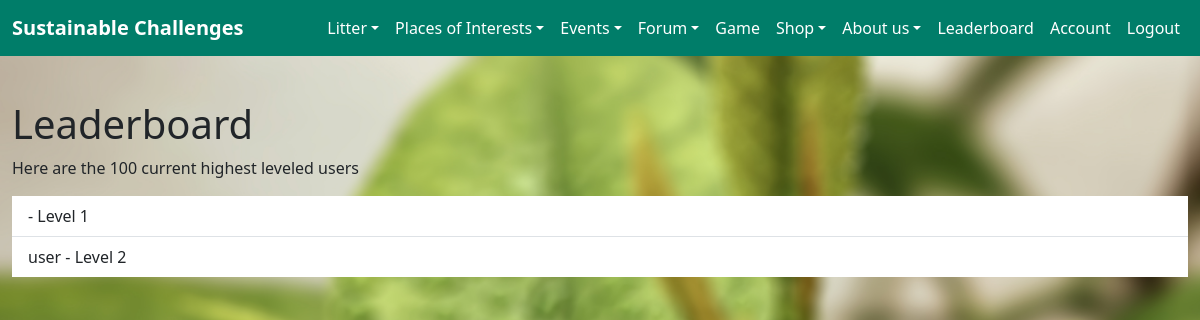
Page /leaderboard/ (signed in) on the earlier database version.
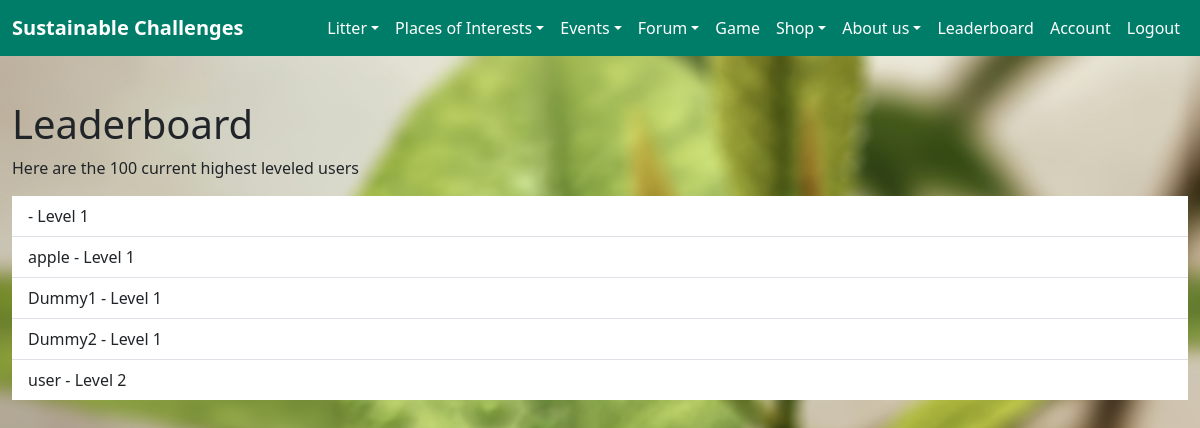
Same page on the later database version.
### authuser/models.py (models this page shows, shortened)
class User(AbstractBaseUser, PermissionsMixin):
    email = models.EmailField(unique=True)
    username = models.CharField(max_length=30, unique=True, default="")
    first_name = models.CharField(max_length=30, default="")
    last_name = models.CharField(max_length=30, default="")
    points = models.IntegerField(default=0)
    level = models.IntegerField(default=1)
    tasks_till_next = models.IntegerField(default=1)
    GAME_MANAGER = None
    is_active = models.BooleanField(default=True)
    is_superuser = models.BooleanField(default=False)
    is_staff = models.BooleanField(default=False)
    date_joined = models.DateTimeField(default=timezone.now)
    last_login = models.DateTimeField(blank=True, null=True)
    objects = CustomUserManager()
    USERNAME_FIELD = 'email'
    EMAIL_FIELD = 'email'
    REQUIRED_FIELDS = []
    groups = models.ManyToManyField(
        'auth.Group',
        related_name='user_groups',
        blank=True,
        verbose_name='groups',
        help_text='The groups this user belongs to. A user will get all permissions granted to these groups.',
    )
    user_permissions = models.ManyToManyField(
        'auth.Permission',
        related_name='user_permissions',
        blank=True,
        verbose_name='user permissions',
        help_text='Specific permissions for this user.',
        related_query_name='user',
    )
    class Meta:
        verbose_name = 'User'
        verbose_name_plural = 'Users'

### leaderboard/views.py (the view)
# urls.py: path("", views.leaderboard, name="leaderboard")
def leaderboard(request):
    users = User.objects.order_by("level")[:100]
    return render(request, 'leaderboard.html', {"users": users,
                                                "is_staff": request.user.is_staff})

### leaderboard/templates/leaderboard.html
{% extends 'home/base.html'%}
{%block content%}
{% load static %}
{% if users %}
<h1>Leaderboard</h1>
<p>Here are the 100 current highest leveled users</p>
<ul class="list-group list-group-flush">
    {%for user in users%}
        <li class="list-group-item">{{ user.username }} - Level {{ user.level }}</li>
    {% endfor %}
</ul>
{% else %}
    <p>No Users can be found</p>
{% endif %}
{%endblock%}

### home/templates/home/base.html (shortened to what this page needs)
<html lang - "en">
<head>
    {% block head %}
    <link href="https://cdn.jsdelivr.net/npm/bootstrap@5.3.0-alpha1/dist/css/bootstrap.min.css" rel="stylesheet"
>
    {% load static %}
    <link rel="stylesheet" href="{% static 'style.css' %}" />
    {% endblock %}
</head>
<body style="background-color: #007d69; padding-top: 100px;">
    <div class="container-fluid">
        <nav class="navbar fixed-top navbar-expand-lg navbar-dark" style="background-color: #007d69">
            <div class="container-fluid">
                <a class="navbar-brand fw-bold" href="/">Sustainable Challenges</a>
                <div class="collapse navbar-collapse" id="navbarSupportedContent">
                    <ul class="navbar-nav  ms-auto mb-2 mb-lg-0">
                        {% if request.user.is_authenticated %}
                        <li class="nav-item dropdown">
                            <a class="nav-link dropdown-toggle" href="" id="navbarDarkDropdownMenuLink" role="button"
                                data-bs-toggle="dropdown" aria-expanded="false">Litter</a>
                        </li>
                        <li class="nav-item dropdown">
                            <a class="nav-link dropdown-toggle" href="#" id="studySpaceDropdown" role="button"
                                data-bs-toggle="dropdown" aria-expanded="false">Places of Interests</a>
                        </li>
                        <li class="nav-item dropdown">
                            <a class="nav-link dropdown-toggle" href="#" id="studySpaceDropdown" role="button"
                                data-bs-toggle="dropdown" aria-expanded="false">Events</a>
                        </li>
                        <li class="nav-item dropdown">
                            <a class="nav-link dropdown-toggle" href="" id="navbarDarkDropdownMenuLink" role="button"
                                data-bs-toggle="dropdown" aria-expanded="false">Forum</a>
                        </li>
                        <li class="nav-item">
                            <a class="nav-link" href="{% url 'game:game' %}">Game</a>
                        </li>
                        <li class="nav-item dropdown">
                            <a class="nav-link dropdown-toggle" href="#" id="shopRaffleDropdown" role="button"
                                data-bs-toggle="dropdown" aria-expanded="false">Shop</a>
                        </li>
                        <li class="nav-item dropdown">
                            <a class="nav-link dropdown-toggle" href="" id="navbarDarkDropdownMenuLink" role="button"
                                data-bs-toggle="dropdown" aria-expanded="false">About us</a>
                        </li>
                        <li class="nav-item">
                            <a class="nav-link" href="{% url 'leaderboard:leaderboard' %}">Leaderboard</a>
                        </li>
                        {% if is_staff %}
                        <li class="nav-item">
                            <a class="nav-link" href="{% url 'account:admin_account' %}">Account</a>
                        </li>
                        {% else %}
                        <li class="nav-item">
                            <a class="nav-link" href="{% url 'account:user_account' %}">Account</a>
                        </li>
                        {% endif %}
                        <li class="nav-item">
                            <a class="nav-link" href="/login/logout">Logout</a>
                        </li>
                        {% endif %}
                    </ul>
                </div>
            </div>
        </nav>
        {% block content %}
        {% endblock %}
    </div>
</body>
</html>

### home/static/style.css (style rules this page uses)
body { background-image: url(./melanfolia-HSr_FUzDH2w-unsplash-blur.jpg); width: 100%; height: 100%; background-size: cover; background-repeat: no-repeat; background-attachment: fixed; position: absolute; background-position-y: center; background-position-x: center; }
.navbar-nav .nav-link { color: #fff; }

Differences in the rows shown:
added User: username "apple", level "1"
added User: username "Dummy1", level "1"
added User: username "Dummy2", level "1"
